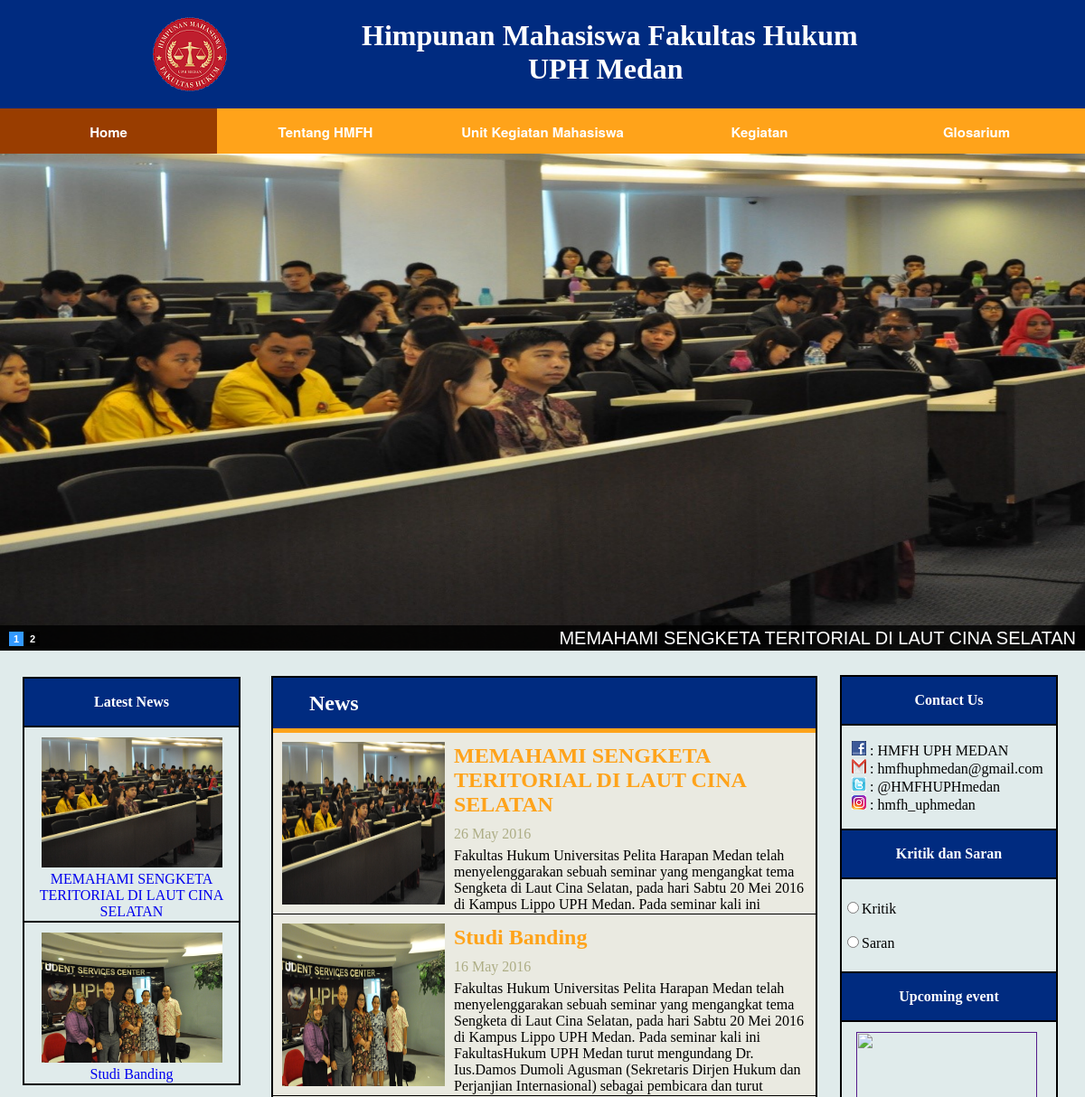
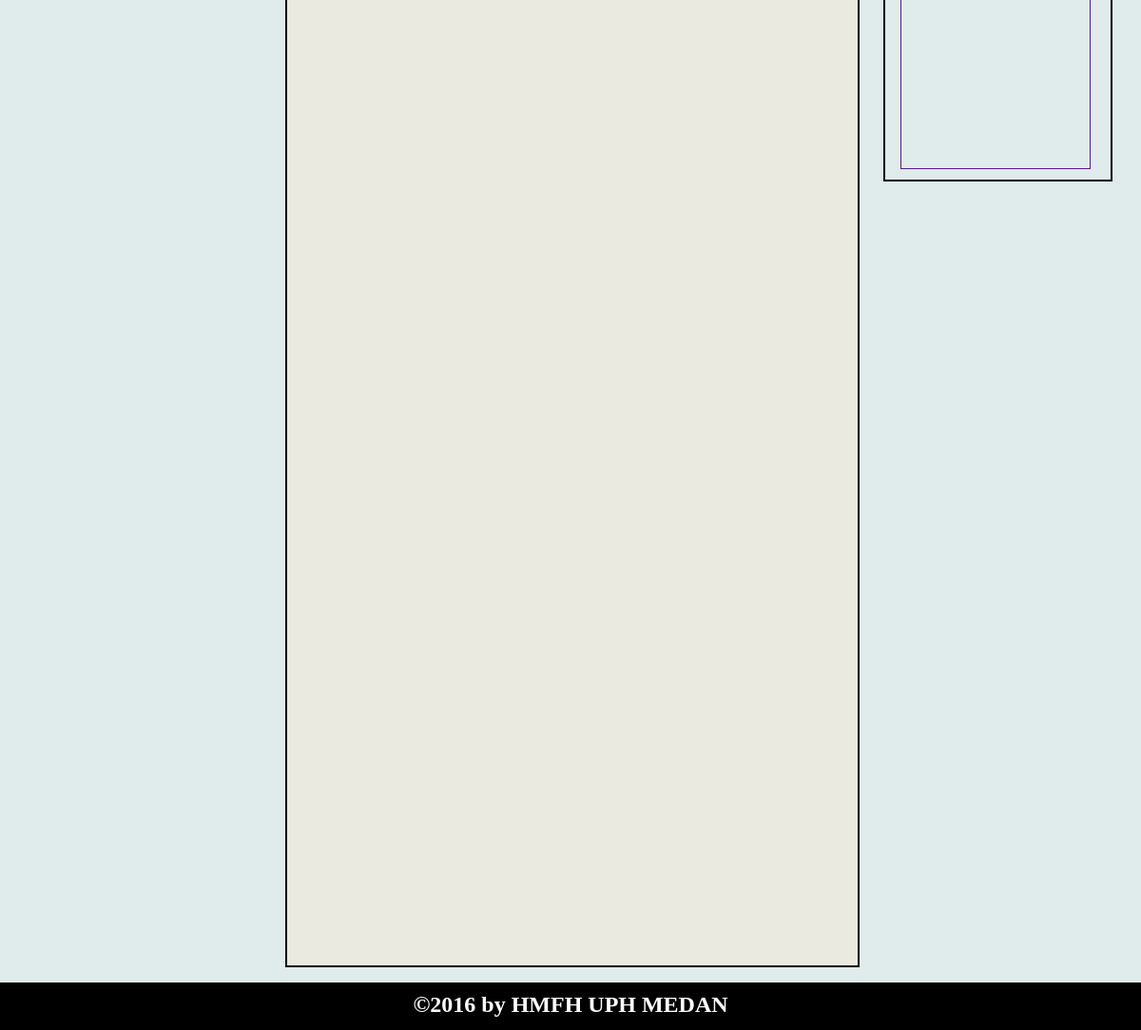
/hmj.php, run on the app's committed database (2 pictures, top to bottom).
### tables this page shows
CREATE TABLE `news` (
  `id` int(11) NOT NULL AUTO_INCREMENT,
  `title` varchar(200) NOT NULL,
  `date` date NOT NULL,
  `content` varchar(3000) NOT NULL,
  `image` varchar(5000) NOT NULL,
  `preview` varchar(500) NOT NULL,
  PRIMARY KEY (`id`)
);

### hmj.php (the view, shortened to what this page needs)
<!DOCTYPE html>
<html>
<head>
<link rel="stylesheet" type="text/css" href="css/animate.css">
</head>
<body>
<div class="wrapper">
	<div class="body">
		<div class="row">
			<div class="header">
				<div class="logo">
				<img src="img/logo.png">
				</div>
				<div class="name">
					<h1>Himpunan Mahasiswa Fakultas Hukum<br>&nbsp&nbsp&nbsp&nbsp&nbsp&nbsp&nbsp
						&nbsp&nbsp&nbsp&nbsp&nbsp&nbsp&nbsp&nbsp&nbsp&nbsp&nbsp&nbsp&nbsp&nbsp&nbspUPH Medan</h1>
				</div>
			</div>
		</div>
		<div class="row">
			<div class="menu">
				<ul>
				  <li class="current-menu-item"><a href="hmj.php">Home</a></li>
				  <li><a href="tentang.php">Tentang HMFH</a></li>
				  <li><a href="UKM.php">Unit Kegiatan Mahasiswa</a></li>
				  <li><a href="Kegiatan.php">Kegiatan</a></li>
				  <li><a href="glosarium.php">Glosarium</a></li>
				</ul>
			</div>
		</div>
		<div class="row">
			<div class="slider-bg">
				<ul id="css3-slider">
				<?php
					$conn = konek_db();
					$query = $conn->prepare("select * from `website`.`news` ORDER BY date DESC LIMIT 5");
					$result= $query->execute();
					$rows = $query->get_result();
					$value = array(1,2,3,4,5);
					$v = array('s1','s2','s3','s4','s5');
					$i = 0;
					while($row = $rows->fetch_array()){
						if($row['image'] == null || $row['image'] == "")
							$url_image = "img/none.png";
						else
							$url_image = "img/".$row['image'];
					 	echo "<li><input type=\"radio\" id=\"" . $v[$i] . "\" name=\"num\" checked=\"true\" class=\"mySlides\">\n";
							echo "<label for=\"" . $v[$i] . "\">".$value[$i]."</label>\n";
							echo "<a href=\"javascript:void(0);\">\n";
								echo "<img src=\"$url_image\" class=\" wow fadeInLeft animated\">\n";
								echo "<span>	".$row['title']." </span></li></a>\n";
						$i++;
					}
				?>
				</ul>
			</div>
		</div>
		<div class="row">
			<div class="body2">
				<div class="left">
					<table>
						<tr>
						<th>Latest News</th>
						</tr>
					<?php
					$conn = konek_db();
					$query = $conn->prepare("select * from `website`.`news` ORDER BY date DESC LIMIT 2");
					$result= $query->execute();
					$rows = $query->get_result();
					while($row = $rows->fetch_array()){
					if($row['image'] == null || $row['image'] == "")
						$url_image = "img/none.png";
					else
						$url_image = "img/".$row['image'];
					$news = "news.php?id=".$row['id'];
					echo "<tr>";
					echo "<td><a href=\"$news\"><img src=\"$url_image\" style=\"margin-top:10px\" width=\"200\" height=\"144\"><br>".
					$row['title']."</a></td>";
					echo"</tr>";
					}
					?>
					</table>
				</div>
				<div class="center">
					<div class="news-head">
						<h2>News</h2>
					</div>
					<?php
					$conn = konek_db();
					$query = $conn->prepare("select * from `website`.`news` ORDER BY date DESC");
					$result= $query->execute();
					$rows = $query->get_result();
					while($row = $rows->fetch_array()){
					if($row['image'] == null || $row['image'] == "")
						$url_image = "img/none.png";
					else
						$url_image = "img/".$row['image'];
						$date = date_create($row['date']);
						$news = "news.php?id=".$row['id'];
						echo "<div class=\"news-option\">";
						echo "<div class=\"img\">";
						echo "<a href=\"$news\"><img src=\"$url_image\" width=\"150\"></a></div>";
						echo "<div class=\"news\"><h2><a href=\"$news\">".$row['title']."</a></h2>";
						echo "<p style=\"color:#adad85;\">".date_format($date,"d F Y")."</p>";
						echo "<p>" . $row['content']."</p>";
						echo "</div></div>";
					}
					?>
				</div>
				<div class="right">
					<table>
						<tr>
						<th>Contact Us</th>
						</tr>
						<tr>
						<td><p><img src="img/facebook.png">&nbsp: HMFH UPH MEDAN<br><img src="img/gmail.png">&nbsp: hmfhuphmedan@gmail.com<br><img src="img/twitter.png">&nbsp: @HMFHUPHmedan<br><img src="img/insta.png">&nbsp: hmfh_uphmedan</p></td>
						</tr>
						<tr>
						<th>Kritik dan Saran</th>
						</tr>
						<tr>
						<td>
							<form action="kritik.php" method="post">
								<input type="radio" name="ks">Kritik
								<br>
								<br>
							</form>
							<form action="saran.php" method="post">
								<div class="radio">
								<input type="radio" name="ks">Saran
								<br></td>
								</div>
						<tr>
						<th>Upcoming event</th>
						</tr>
						<tr>
						<td><a href=""><img src="img/poster.jpg" width="200" height="250" style="padding:10px 8px 10px 15px;"></a></td>
						</tr>
				</div>
			</div>
		</div>
	</div>
	<div class="footer">
	<h2>&copy2016 by HMFH UPH MEDAN</h2>
	</div>
</body>
</html>

### data on the page
news: i "1", image (picture), title "MEMAHAMI SENGKETA TERITORIAL DI LAUT CINA SELATAN", date "26 May 2016", content "Fakultas Hukum Universitas Pelita Harapan Medan telah menyelenggarakan sebuah seminar yang mengangkat tema Sengketa di Laut Cina Selatan, pada hari Sabtu 20 Mei 2016 di Kampus Lippo UPH Medan. Pada seminar kali ini…"
news: i "2", image (picture), title "Studi Banding", date "16 May 2016", content "Fakultas Hukum Universitas Pelita Harapan Medan telah menyelenggarakan sebuah seminar yang mengangkat tema Sengketa di Laut Cina Selatan, pada hari Sabtu 20 Mei 2016 di Kampus Lippo UPH Medan. Pada seminar kali ini FakultasHukum UPH Medan turut mengundang Dr. Ius.Damos Dumoli Agusman (Sekretaris Dirjen Hukum dan Perjanjian Internasional) sebagai pembicara dan turut…"
